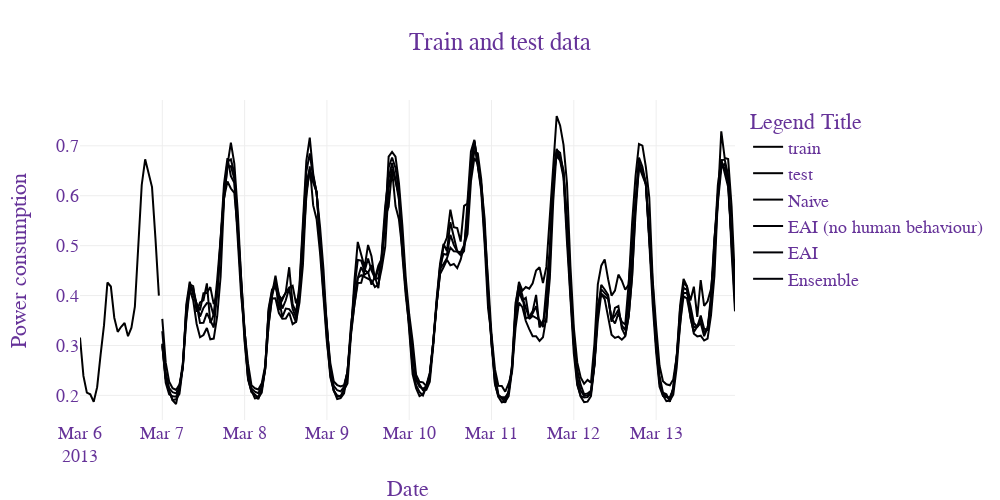
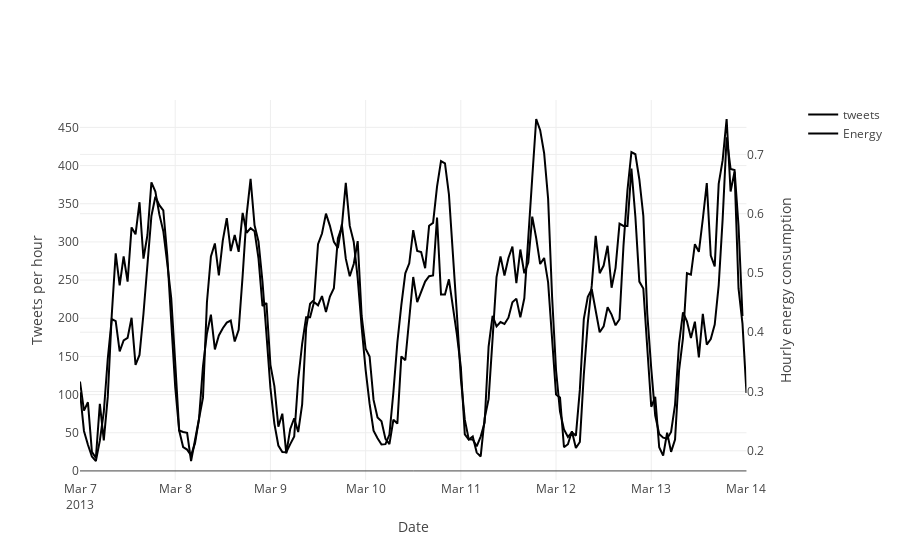

Notebook code for these charts, in order:
### Code cell
train_df = predict_dict['train'].pd_dataframe()
test_df = predict_dict['test'].pd_dataframe()


fig = go.Figure()
fig.update_layout(
autosize=False,
width=1000,
height=500)

fig.add_trace(go.Scatter(x=train_df.tail(24).index, y=train_df.tail(24)['power_avg'],
                mode='lines',
                name='train'))
fig.add_trace(go.Scatter(x=test_df.head(horizon).index, y=test_df.head(horizon)['power_avg'],
                mode='lines',
                name='test'))   

list_of_models = ['Naive', 'EAI (no human behaviour)', 'EAI',  'Ensemble']

for model_name in list_of_models:
    model_df = predict_dict[model_name]['pred_test'].pd_dataframe()
    fig.add_trace(go.Scatter(x=model_df.index, y=model_df['power_avg'],
                    mode='lines',
                    name=model_name))

fig.update_layout(
title="Train and test data",
xaxis_title="Date",
yaxis_title="Power consumption",
legend_title="Legend Title",
font=dict(
    family="Courier New, monospace",
    size=18,
    color="RebeccaPurple"
)
)

fig.show()

metrics = predict_dict['metrics']

display(metrics.loc['mape', :][['Week ahead', 'Last week']])
display(metrics.loc['smape', :][['Week ahead', 'Last week']])


tweets_df = london_dict['darts_dict']['twitter_covariate'].pd_dataframe()
twets_clipped = tweets_df.loc[pd.Timestamp(start_date):pd.Timestamp(start_date)+pd.Timedelta(hours = horizon)]

fig = plotly.subplots.make_subplots(specs=[[{"secondary_y": True}]])

# Add traces
fig.add_trace(go.Scatter(x=twets_clipped.index, y=twets_clipped['tweets_total'],
                    mode='lines',
                    name='tweets'),
                    secondary_y=False)

fig.add_trace(go.Scatter(x=test_df.head(horizon).index, y=test_df.head(horizon)['power_avg'],
                mode='lines',
                name = 'Energy'), secondary_y=True)   

# Set x-axis title
fig.update_xaxes(title_text="Date")

# Set y-axes titles
fig.update_yaxes(title_text="Tweets per hour", secondary_y=False)
fig.update_yaxes(title_text="Hourly energy consumption", secondary_y=True)

### Figure 1 — Plotly figure (JSON) as saved in the notebook; plotly's stock layout.template omitted (floating-point values rounded to 4 significant figures; data arrays with more than 128 entries replaced by an {"elided": "..."} marker saying what was removed)
{"data": [{"mode": "lines", "name": "train", "type": "scatter", "x": ["2013-03-06T00:00:00", "2013-03-06T01:00:00", "2013-03-06T02:00:00", "2013-03-06T03:00:00", "2013-03-06T04:00:00", "2013-03-06T05:00:00", "2013-03-06T06:00:00", "2013-03-06T07:00:00", "2013-03-06T08:00:00", "2013-03-06T09:00:00", "2013-03-06T10:00:00", "2013-03-06T11:00:00", "2013-03-06T12:00:00", "2013-03-06T13:00:00", "2013-03-06T14:00:00", "2013-03-06T15:00:00", "2013-03-06T16:00:00", "2013-03-06T17:00:00", "2013-03-06T18:00:00", "2013-03-06T19:00:00", "2013-03-06T20:00:00", "2013-03-06T21:00:00", "2013-03-06T22:00:00", "2013-03-06T23:00:00"], "y": [0.3159, 0.2391, 0.2056, 0.2021, 0.1871, 0.2164, 0.2812, 0.3406, 0.4261, 0.4181, 0.3556, 0.3272, 0.3375, 0.3451, 0.3187, 0.3356, 0.378, 0.5044, 0.6215, 0.673, 0.6459, 0.6173, 0.5144, 0.4]}, {"mode": "lines", "name": "test", "type": "scatter", "x": {"elided": "168 str values"}, "y": {"elided": "168 float values"}}, {"mode": "lines", "name": "Naive", "type": "scatter", "x": {"elided": "168 str values"}, "y": {"elided": "168 float values"}}, {"mode": "lines", "name": "EAI (no human behaviour)", "type": "scatter", "x": {"elided": "168 str values"}, "y": {"elided": "168 float values"}}, {"mode": "lines", "name": "EAI", "type": "scatter", "x": {"elided": "168 str values"}, "y": {"elided": "168 float values"}}, {"mode": "lines", "name": "Ensemble", "type": "scatter", "x": {"elided": "168 str values"}, "y": {"elided": "168 float values"}}], "layout": {"autosize": false, "font": {"color": "RebeccaPurple", "family": "Courier New, monospace", "size": 18}, "height": 500, "legend": {"title": {"text": "Legend Title"}}, "title": {"text": "Train and test data"}, "width": 1000, "xaxis": {"title": {"text": "Date"}}, "yaxis": {"title": {"text": "Power consumption"}}}}

### Figure 2 — Plotly figure (JSON) as saved in the notebook; plotly's stock layout.template omitted (floating-point values rounded to 4 significant figures; data arrays with more than 128 entries replaced by an {"elided": "..."} marker saying what was removed)
{"data": [{"mode": "lines", "name": "tweets", "type": "scatter", "x": {"elided": "169 str values"}, "xaxis": "x", "y": {"elided": "169 int values"}, "yaxis": "y"}, {"mode": "lines", "name": "Energy", "type": "scatter", "x": {"elided": "168 str values"}, "xaxis": "x", "y": {"elided": "168 float values"}, "yaxis": "y2"}], "layout": {"xaxis": {"anchor": "y", "domain": [0, 0.94], "title": {"text": "Date"}}, "yaxis": {"anchor": "x", "domain": [0, 1], "title": {"text": "Tweets per hour"}}, "yaxis2": {"anchor": "x", "overlaying": "y", "side": "right", "title": {"text": "Hourly energy consumption"}}}}
